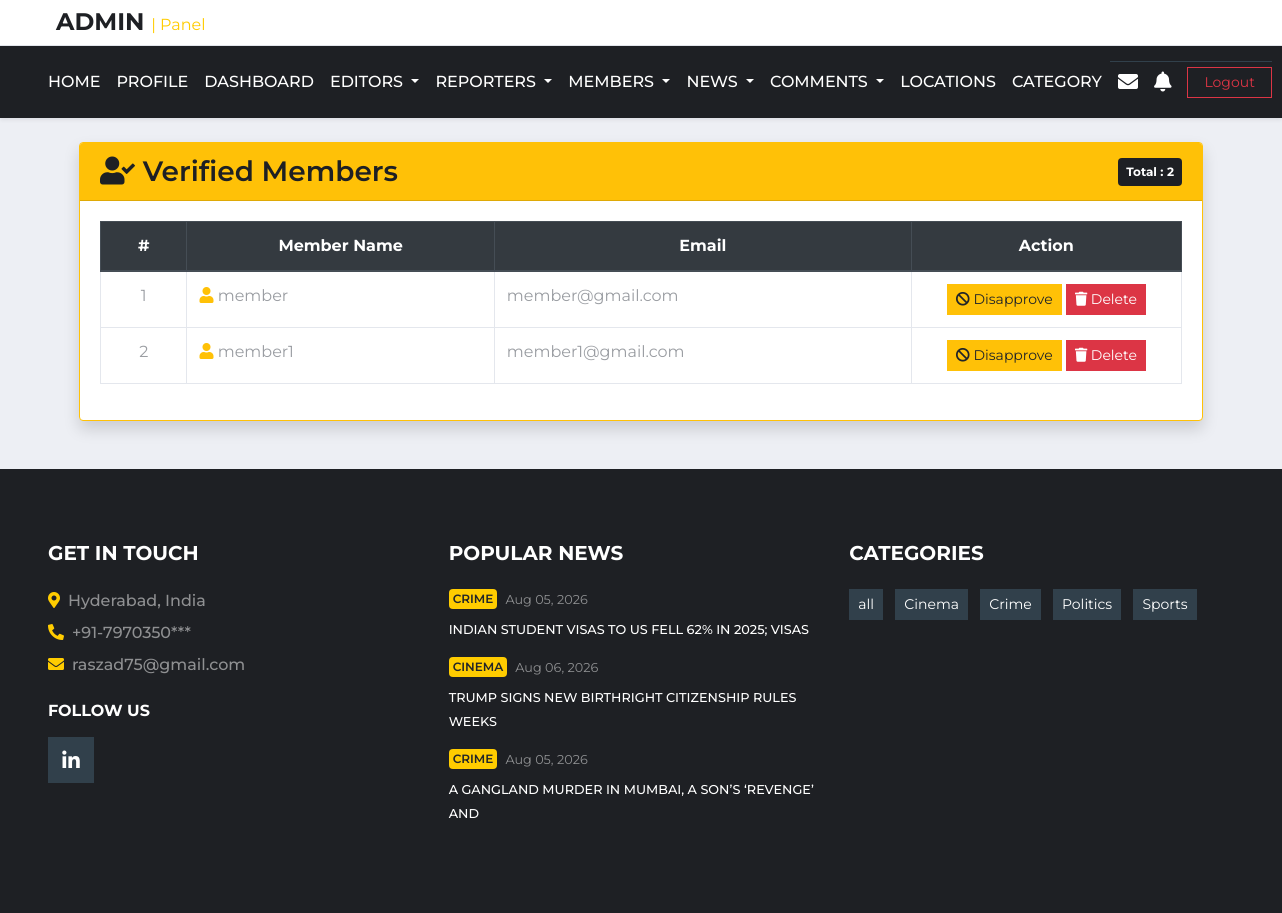
Screenshot of /vm.php (signed in) with the database file from the repository.
### tables this page shows
CREATE TABLE `user_details` (
  `uid` int(5) NOT NULL,
  `name` text NOT NULL,
  `mobile` varchar(10) NOT NULL,
  `email` varchar(50) NOT NULL,
  `password` varchar(10) NOT NULL,
  `role` text NOT NULL,
  `photo` varchar(50) NOT NULL,
  `cat_id` int(5) NOT NULL,
  `loc_id` int(5) NOT NULL,
  `is_verified` int(5) NOT NULL DEFAULT 0,
  `is_deleted` int(5) NOT NULL DEFAULT 0
);

CREATE TABLE `news_table` (
  `nid` int(5) NOT NULL,
  `heading` varchar(50) NOT NULL,
  `n_category_id` int(5) NOT NULL,
  `n_location_id` int(5) NOT NULL,
  `description` varchar(5000) NOT NULL,
  `reporter_id` int(5) NOT NULL,
  `editor_id` int(11) NOT NULL,
  `news_image` varchar(50) NOT NULL,
  `posted_date` timestamp NOT NULL DEFAULT current_timestamp(),
  `views` int(5) NOT NULL,
  `is_delete` int(5) NOT NULL DEFAULT 0,
  `is_publish` int(5) NOT NULL DEFAULT 0,
  `is_breaking` int(5) NOT NULL DEFAULT 0,
  `scheduled_publish_at` datetime DEFAULT NULL,
  `is_scheduled` tinyint(1) NOT NULL DEFAULT 0
);

CREATE TABLE `category` (
  `cat_id` int(5) NOT NULL,
  `category` text NOT NULL,
  `is_delete` tinyint(1) NOT NULL DEFAULT 0
);

### vm.php (the view, shortened to what this page needs)
<?php
include "admin_header.php";
$sql2 = "SELECT uid,name,email
         FROM user_details
         WHERE role='member'
         AND is_verified=1
         AND is_deleted=0";
$result2 = mysqli_query($conn, $sql2);
?>
<div class="container mt-4">
    <div class="card shadow border-warning">
        <div class="card-header bg-warning">
            <div class="d-flex justify-content-between align-items-center">
                <h3 class="mb-0 text-dark">
                    <i class="fa fa-user-check"></i>
                    Verified Members
                </h3>
                <span class="badge badge-dark p-2">
                    Total :
                    <?php echo mysqli_num_rows($result2); ?>
                </span>
            </div>
        </div>
        <div class="card-body">
            <div class="table-responsive">
                <table class="table table-bordered table-hover">
                    <thead class="thead-dark">
                        <tr class="text-center">
                            <th width="8%">#</th>
                            <th>Member Name</th>
                            <th>Email</th>
                            <th width="25%">Action</th>
                        </tr>
                    </thead>
                    <tbody>
                        <?php
                        $i = 1;
                        foreach ($result2 as $row) {
                        ?>
                            <tr>
                                <td class="text-center">
                                    <?php echo $i++; ?>
                                </td>
                                <td>
                                    <i class="fa fa-user text-warning"></i>
                                    <?php echo $row['name']; ?>
                                </td>
                                <td>
                                    <?php echo $row['email']; ?>
                                </td>
                                <td class="text-center">
                                    <a href="db.php?blockmember=<?php echo $row['uid']; ?>"
                                        class="btn btn-warning btn-sm">
                                        <i class="fa fa-ban"></i>
                                        Disapprove
                                    </a>
                                    <a href="db.php?delmember=<?php echo $row['uid']; ?>"
                                        class="btn btn-danger btn-sm"
                                        onclick="return confirm('Delete this member?')">
                                        <i class="fa fa-trash"></i>
                                        Delete
                                    </a>
                                </td>
                            </tr>
                        <?php
                        }
                        ?>
                    </tbody>
                </table>
            </div>
        </div>
    </div>
</div>
<?php
include "footer.php";
?>

### footer.php (shortened to what this page needs)
<?php
$conn = mysqli_connect("localhost", "root", "", "news");
?>
<footer class="container-fluid bg-dark text-white-50 pt-5 px-sm-3 px-md-5 mt-5">
    <div class="row py-4">
        <div class="col-lg-4 col-md-6 mb-5">
            <h5 class="mb-4 text-white text-uppercase font-weight-bold">Get In Touch</h5>
            <p class="font-weight-medium mb-2">
                <i class="fa fa-map-marker-alt mr-2 text-primary"></i>Hyderabad, India
            </p>
            <p class="font-weight-medium mb-2">
                <i class="fa fa-phone-alt mr-2 text-primary"></i>+91-7970350***
            </p>
            <p class="font-weight-medium mb-4">
                <i class="fa fa-envelope mr-2 text-primary"></i>raszad75@gmail.com
            </p>
            <h6 class="mt-4 mb-3 text-white text-uppercase font-weight-bold">Follow Us</h6>
            <div class="d-flex justify-content-start">
                <a class="btn btn-lg btn-secondary btn-lg-square mr-2 text-white"
                    href="https://www.linkedin.com/in/aszad-raza"
                    target="_blank">
                    <i class="fab fa-linkedin-in"></i>
                </a>
            </div>
        </div>
        <?php
        $popular_sql = " SELECT n.nid, n.heading, n.posted_date, c.category,
        COUNT(l.like_id) AS total_likes FROM news_table n
        LEFT JOIN category c ON n.n_category_id = c.cat_id LEFT JOIN `likes` l ON n.nid = l.news_id
        WHERE n.is_publish = 1 AND n.is_delete = 0 GROUP BY  n.nid, n.heading, n.posted_date, c.category
        ORDER BY total_likes DESC LIMIT 3
";
        $popular_result = mysqli_query($conn, $popular_sql);
        ?>
        <div class="col-lg-4 col-md-6 mb-5">
            <h5 class="mb-4 text-white text-uppercase font-weight-bold">
                Popular News
            </h5>
            <?php foreach ($popular_result as $popular) { ?>
                <div class="mb-3">
                    <div class="mb-2 d-flex align-items-center">
                        <a class="badge badge-primary text-uppercase font-weight-semi-bold p-1 mr-2"
                            href="index.php?catcat=<?php echo urlencode($popular['category']); ?>">
                            <?php echo $popular['category']; ?>
                        </a>
                        <a class="text-white-50 small" href="#">
                            <?php echo date("M d, Y", strtotime($popular['posted_date'])); ?>
                        </a>
                    </div>
                    <a class="small text-light text-uppercase font-weight-medium text-decoration-none"
                        href="db.php?singlenews2=<?php echo $popular['nid']; ?>">
                        <?php echo $popular['heading']; ?>
                    </a>
                </div>
            <?php } ?>
        </div>
        <?php
        $category_sql = "SELECT * FROM category ORDER BY category ASC";
        $category_result = mysqli_query($conn, $category_sql);
        ?>
        <div class="col-lg-4 col-md-6 mb-5">
            <h5 class="mb-4 text-white text-uppercase font-weight-bold">Categories</h5>
            <div class="m-n1">
                <?php
                foreach ($category_result as $category) {
                ?>
                    <a href="index.php?catcat=<?php echo urlencode($category['category']); ?>"
                        class="btn btn-sm btn-secondary m-1 text-white">
                        <?php echo $category['category']; ?>
                    </a>
                <?php
                }
                ?>
            </div>
        </div>
    </div>
</footer>
</body>
</html>

### rows the page displays
user_details: name "member", email "member@gmail.com"
user_details: name "member1", email "member1@gmail.com"
news_table: n_category.category "CRIME", posted_date "Aug 05, 2026", heading "INDIAN STUDENT VISAS TO US FELL 62% IN 2025; VISAS"
news_table: n_category.category "CINEMA", posted_date "Aug 06, 2026", heading "TRUMP SIGNS NEW BIRTHRIGHT CITIZENSHIP RULES WEEKS"
news_table: n_category.category "CRIME", posted_date "Aug 05, 2026", heading "A GANGLAND MURDER IN MUMBAI, A SON’S ‘REVENGE’ AND"
category: category "all"
category: category "Cinema"
category: category "Crime"
category: category "Politics"
category: category "Sports"

### other values shown
mysqli_num_rows($result2) "2"
